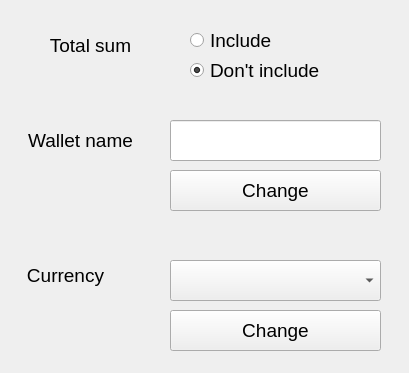
<?xml version="1.0" encoding="UTF-8"?>
<ui version="4.0">
 <class>WalletSettingsWindow</class>
 <widget class="QWidget" name="WalletSettingsWindow">
  <property name="geometry">
   <rect>
    <x>0</x>
    <y>0</y>
    <width>409</width>
    <height>373</height>
   </rect>
  </property>
  <property name="font">
   <font>
    <family>Leelawadee UI</family>
    <pointsize>14</pointsize>
   </font>
  </property>
  <property name="windowTitle">
   <string>Form</string>
  </property>
  <widget class="QRadioButton" name="rbInclude">
   <property name="geometry">
    <rect>
     <x>190</x>
     <y>30</y>
     <width>161</width>
     <height>20</height>
    </rect>
   </property>
   <property name="text">
    <string>Include</string>
   </property>
  </widget>
  <widget class="QRadioButton" name="rbNotInclude">
   <property name="geometry">
    <rect>
     <x>190</x>
     <y>60</y>
     <width>161</width>
     <height>20</height>
    </rect>
   </property>
   <property name="text">
    <string>Don't include</string>
   </property>
   <property name="checked">
    <bool>true</bool>
   </property>
  </widget>
  <widget class="QLabel" name="label">
   <property name="geometry">
    <rect>
     <x>40</x>
     <y>30</y>
     <width>101</width>
     <height>31</height>
    </rect>
   </property>
   <property name="text">
    <string>Total sum</string>
   </property>
   <property name="alignment">
    <set>Qt::AlignCenter</set>
   </property>
  </widget>
  <widget class="QLabel" name="label_2">
   <property name="geometry">
    <rect>
     <x>10</x>
     <y>130</y>
     <width>141</width>
     <height>21</height>
    </rect>
   </property>
   <property name="text">
    <string>Wallet name</string>
   </property>
   <property name="alignment">
    <set>Qt::AlignCenter</set>
   </property>
  </widget>
  <widget class="QLineEdit" name="eName">
   <property name="geometry">
    <rect>
     <x>170</x>
     <y>120</y>
     <width>211</width>
     <height>41</height>
    </rect>
   </property>
   <property name="font">
    <font>
     <family>Leelawadee UI</family>
     <pointsize>14</pointsize>
    </font>
   </property>
   <property name="maxLength">
    <number>12</number>
   </property>
   <property name="alignment">
    <set>Qt::AlignCenter</set>
   </property>
  </widget>
  <widget class="QComboBox" name="cbCurrency">
   <property name="geometry">
    <rect>
     <x>170</x>
     <y>260</y>
     <width>211</width>
     <height>41</height>
    </rect>
   </property>
   <property name="font">
    <font>
     <family>Leelawadee UI</family>
     <pointsize>14</pointsize>
    </font>
   </property>
  </widget>
  <widget class="QPushButton" name="bChange">
   <property name="geometry">
    <rect>
     <x>170</x>
     <y>170</y>
     <width>211</width>
     <height>41</height>
    </rect>
   </property>
   <property name="font">
    <font>
     <family>Leelawadee UI</family>
     <pointsize>14</pointsize>
    </font>
   </property>
   <property name="text">
    <string>Change</string>
   </property>
  </widget>
  <widget class="QLabel" name="label_3">
   <property name="geometry">
    <rect>
     <x>10</x>
     <y>260</y>
     <width>111</width>
     <height>31</height>
    </rect>
   </property>
   <property name="text">
    <string>Currency</string>
   </property>
   <property name="alignment">
    <set>Qt::AlignCenter</set>
   </property>
  </widget>
  <widget class="QPushButton" name="bChangeCurrency">
   <property name="geometry">
    <rect>
     <x>170</x>
     <y>310</y>
     <width>211</width>
     <height>41</height>
    </rect>
   </property>
   <property name="font">
    <font>
     <family>Leelawadee UI</family>
     <pointsize>14</pointsize>
    </font>
   </property>
   <property name="text">
    <string>Change</string>
   </property>
  </widget>
 </widget>
 <resources/>
 <connections/>
</ui>
